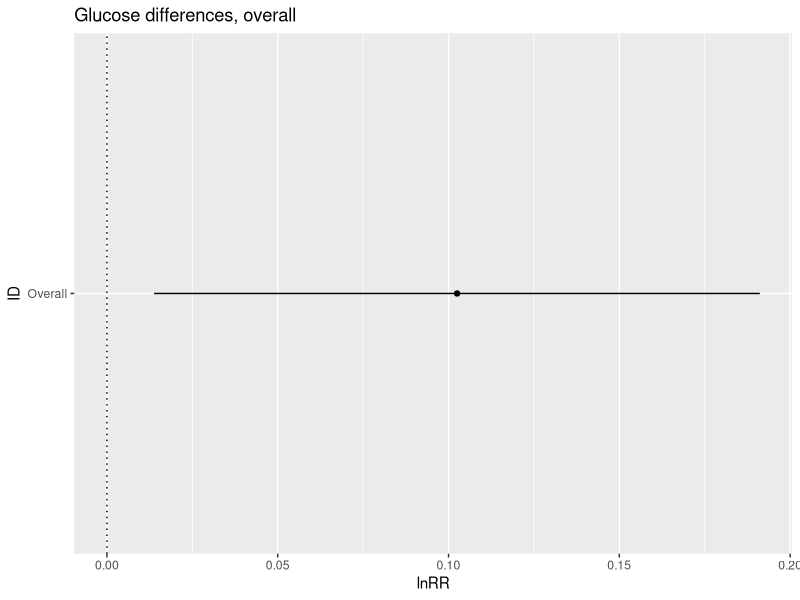
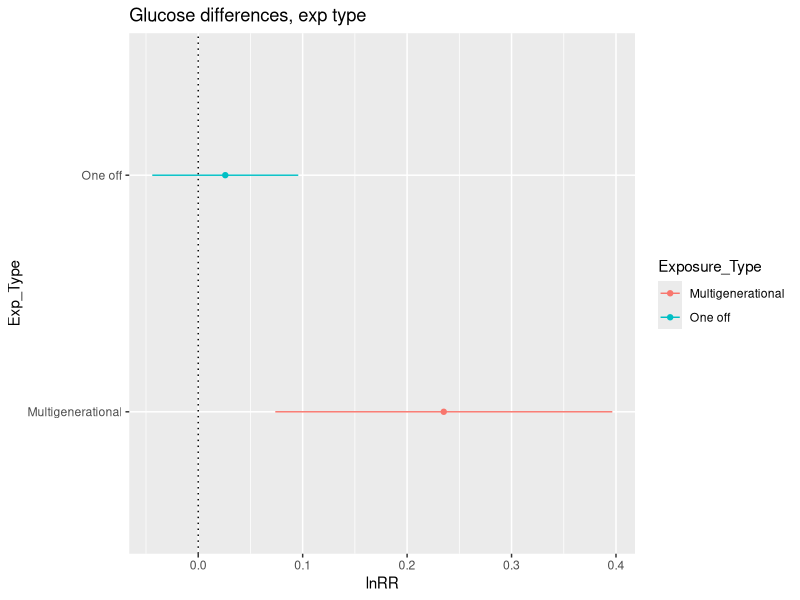
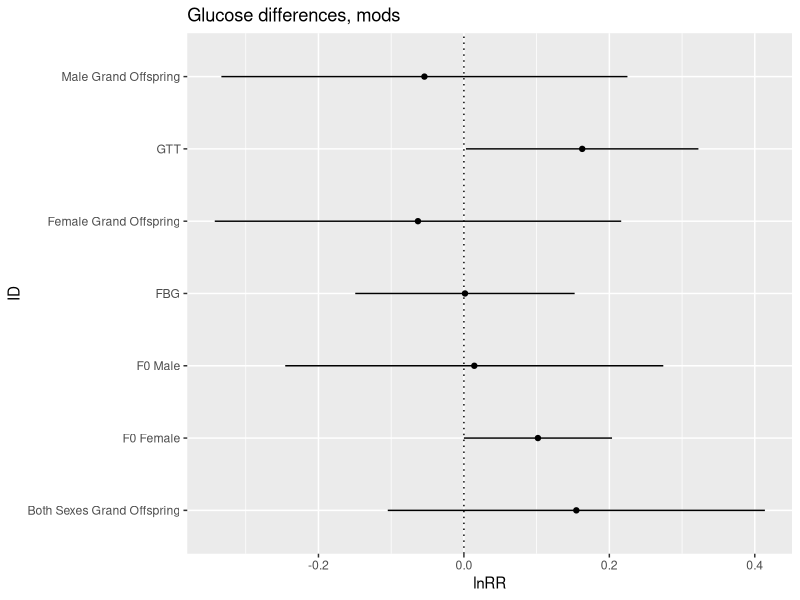
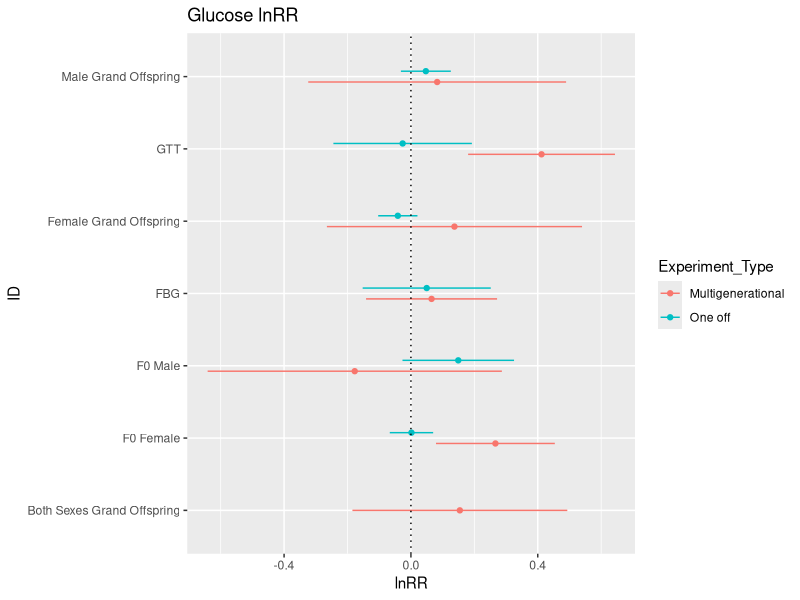
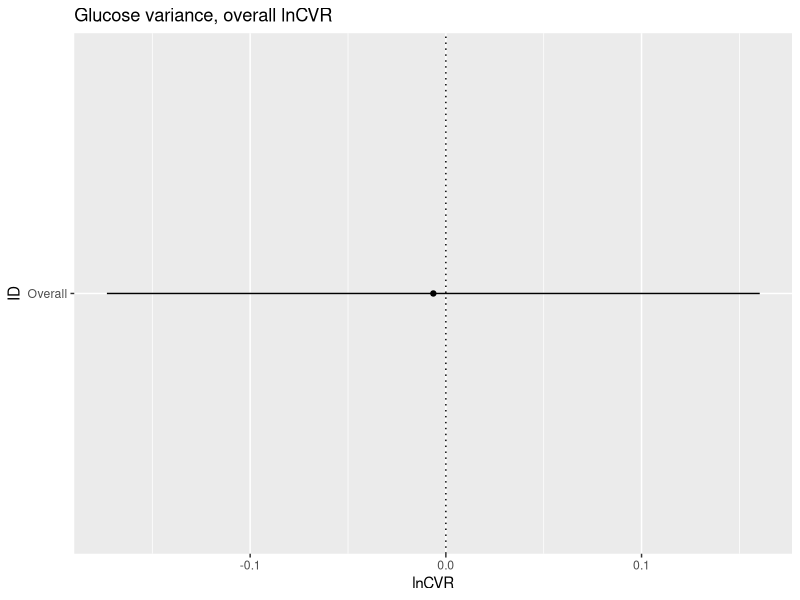
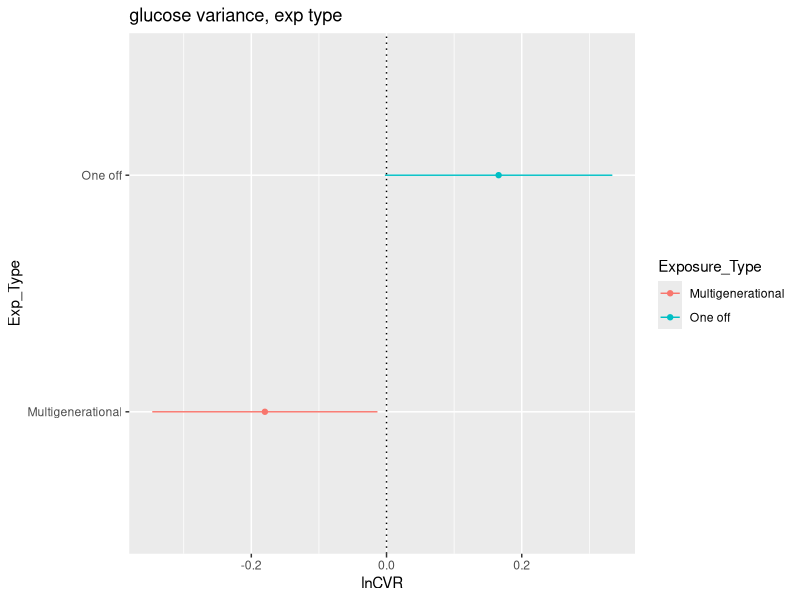
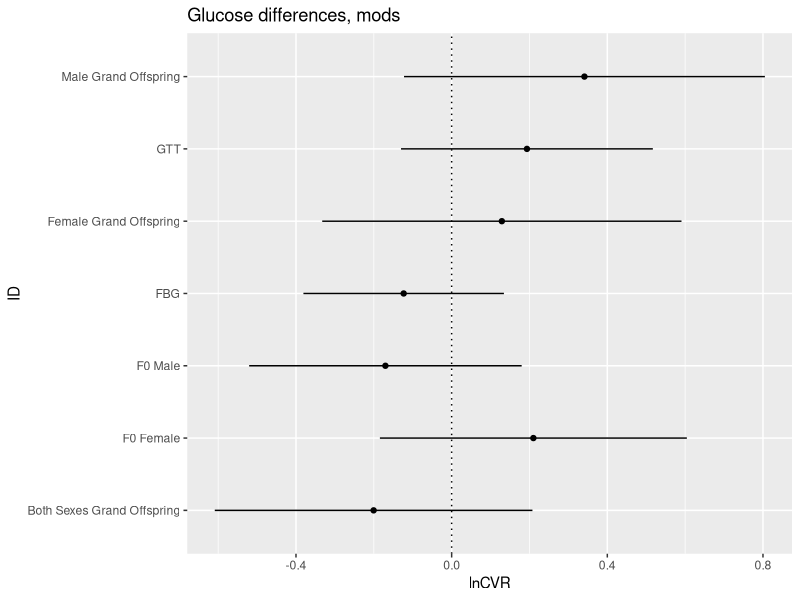
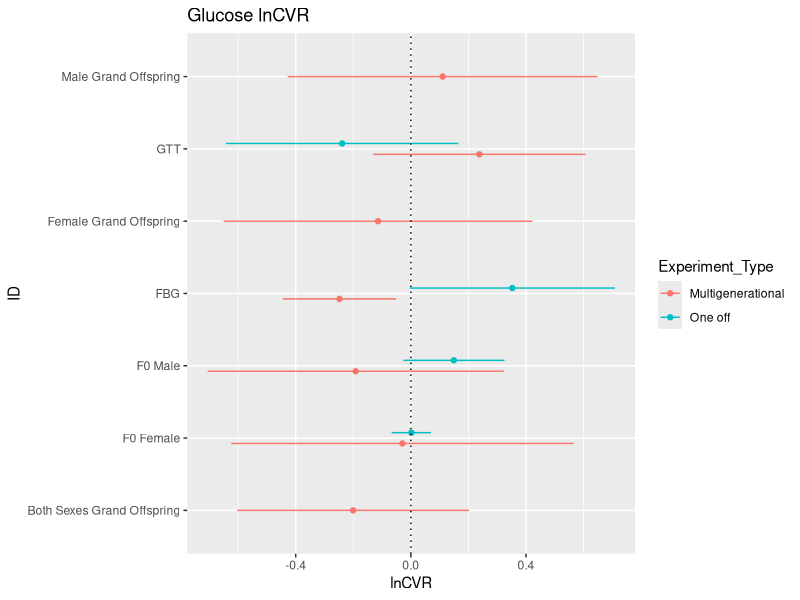

The R source for these figures, in order:
## ---- chunk 1
library(tidyverse)
library(openxlsx)  
library(knitr)
library(metafor)
library(ggplot2)
library(readxl)
## ---- chunk 2
Glucose_lnRR <- read.csv("../data/Glucose_lnRR.csv")

ALL_TRAITS <- read.xlsx("../data/ALL_TRAITS.xlsx") 

 
## ---- chunk 3

#Subetting

Glucose_MG <- subset(Glucose_lnRR, Glucose_lnRR$Exposure_Type == "Multigenerational")

Glucose_OF <- subset(Glucose_lnRR, Glucose_lnRR$Exposure_Type == "One off")
## ---- chunk 4

#Overall analysis, not split

Glucose_overall_lnRR <- rma.mv(yi, vi, random = list(~1|Paper_ID,~1|Cohort_ID), data=Glucose_lnRR, method = 'REML')

summary(Glucose_overall_lnRR)

#Tibble of overall results

Glucose_overall_lnRR <- tibble(
  ID = "Overall", 
  lnRR = 0.1025,
  ci.lb = 0.0138,
  ci.ub = 0.1911
)
## ---- chunk 5

plot_Glucose_overall <- ggplot(Glucose_overall_lnRR, aes(x=ID, y=lnRR)) + 
  geom_errorbar(aes(ymin=ci.lb, ymax=ci.ub), width = 0, position = position_dodge(0.3)) +
  geom_point(aes(x = ID, y = lnRR), position = position_dodge(0.3))+
  geom_hline(yintercept = 0, lty = "dotted") +
  labs(title ="Glucose differences, overall", x = "ID", y = "lnRR") +
  coord_flip()
plot_Glucose_overall
## ---- chunk 6

#MG then OF

Glucose_overall_MG <- rma.mv(yi, vi, random = list(~1|Paper_ID,~1|Cohort_ID), data=Glucose_MG, method = 'REML')

summary(Glucose_overall_MG)

Glucose_overall_OF <- rma.mv(yi, vi, random = list(~1|Paper_ID,~1|Cohort_ID), data=Glucose_OF, method = 'REML')

summary(Glucose_overall_OF)


#Tibble of results

Glucose_Exp_lnRR <- tibble(
  Exposure_Type = c("Multigenerational", "One off"),
  lnRR = c(0.2351, 0.0259),
  ci.lb = c(0.0738, -0.0440),
  ci.ub = c(0.3965, 0.0958)
)

Glucose_Exp_lnRR



#Plotting when split by exp type

plot_glucose_exp_type <- ggplot(Glucose_Exp_lnRR, aes(x=Exposure_Type, y=lnRR, colour = Exposure_Type)) + 
  geom_errorbar(aes(ymin=ci.lb, ymax=ci.ub), width = 0, position = position_dodge(0.3)) +
  geom_point(aes(x = Exposure_Type, y = lnRR), position = position_dodge(0.3))+
  geom_hline(yintercept = 0, lty = "dotted") +
  labs(title ="Glucose differences, exp type", x = "Exp_Type", y = "lnRR") +
  coord_flip()
plot_glucose_exp_type
## ---- chunk 7
#Adding moderators
Glucose_F0 <- rma.mv(yi, vi, mods = ~F0_Parent_Exposed, random = list(~1|Paper_ID,~1|Cohort_ID), data=Glucose_lnRR, method = 'REML')

summary(Glucose_F0)

Glucose_Sex <- rma.mv(yi, vi, mods = ~Sex, random = list(~1|Paper_ID,~1|Cohort_ID), data=Glucose_lnRR, method = 'REML')

summary(Glucose_Sex)

Glucose_Test_Type <- rma.mv(yi, vi, mods = ~Trait_Info, random = list(~1|Paper_ID,~1|Cohort_ID), data=Glucose_lnRR, method = 'REML')

Glucose_Test_Type

#Tibble of results

Glucose_Mods_lnRR <- tibble(
  ID = c("F0 Female", "F0 Male", "Both Sexes Grand Offspring", "Female Grand Offspring", "Male Grand Offspring", "FBG", "GTT"),
  lnRR = c(0.1018,0.0143,0.1546,-0.0632,-0.0543,0.0015,0.1627),
  ci.lb = c(-0.0000,-0.2457,-0.1047,-0.3426,-0.3335,-0.1494,0.0028),
  ci.ub = c(0.2037,0.2742,0.4139,0.2163,0.2249,0.1523,0.3225)
)

plot_glucose_mods <- ggplot(Glucose_Mods_lnRR, aes(x=ID, y=lnRR)) + 
  geom_errorbar(aes(ymin=ci.lb, ymax=ci.ub), width = 0, position = position_dodge(0.3)) +
  geom_point(aes(x = ID, y = lnRR), position = position_dodge(0.3))+
  geom_hline(yintercept = 0, lty = "dotted") +
  labs(title ="Glucose differences, mods", x = "ID", y = "lnRR") +
  coord_flip()
plot_glucose_mods

## ---- chunk 8

#splitting by exposure type

Glucose_MG_F0 <- rma.mv(yi, vi, mods = ~F0_Parent_Exposed, random = list(~1|Paper_ID,~1|Cohort_ID), data=Glucose_MG, method = 'REML')

summary(Glucose_MG_F0)


Glucose_OF_F0 <- rma.mv(yi, vi, mods = ~F0_Parent_Exposed, random = list(~1|Paper_ID,~1|Cohort_ID), data=Glucose_OF, method = 'REML')

summary(Glucose_OF_F0)

Glucose_MG_Sex <- rma.mv(yi, vi, mods = ~Sex, random = list(~1|Paper_ID,~1|Cohort_ID), data=Glucose_MG, method = 'REML')

summary(Glucose_MG_Sex)


Glucose_OF_Sex <- rma.mv(yi, vi, mods = ~Sex, random = list(~1|Paper_ID,~1|Cohort_ID), data=Glucose_OF, method = 'REML')

summary(Glucose_OF_Sex)

Glucose_Test_type_MG <- rma.mv(yi, vi, mods = ~Trait_Info, random = list(~1|Paper_ID,~1|Cohort_ID), data=Glucose_MG, method = 'REML')

Glucose_Test_type_MG

Glucose_Test_type_OF <- rma.mv(yi, vi, mods = ~Trait_Info, random = list(~1|Paper_ID,~1|Cohort_ID), data=Glucose_OF, method = 'REML')

Glucose_Test_type_OF

#Tibble of results

Glucose_Mods_lnRR <- tibble(
  Experiment_Type = c("Multigenerational","Multigenerational", "One off","One off","Multigenerational","Multigenerational","Multigenerational", "One off","One off","Multigenerational","Multigenerational", "One off","One off"),
  ID = c("F0 Female", "F0 Male", "F0 Female", "F0 Male", "Both Sexes Grand Offspring", "Female Grand Offspring", "Male Grand Offspring", "Male Grand Offspring", "Female Grand Offspring", "FBG", "GTT", "FBG", "GTT"), 
  lnRR = c(0.2665,-0.1772,0.0017,0.1493,0.1543,0.1373,0.0828,0.0471,-0.0413,0.0651,0.4119,0.0498,-0.0261),
  ci.lb = c(0.0791,-0.6411,-0.0667,-0.0266,-0.1845,-0.2650,-0.3238,-0.0316,-0.1032,-0.1415,0.1804,-0.1522,-0.2445),
  ci.ub = c(0.4538,0.2868,0.0701,0.3252,0.4932,0.5396,0.4894,0.1258,0.0206,0.2717,0.6435,0.2518,0.1922)
)

Glucose_Mods_lnRR

plot_lnRR_glucose_mods_exp <- ggplot(Glucose_Mods_lnRR, aes(x=ID, y=lnRR, colour=Experiment_Type)) + 
  geom_errorbar(aes(ymin=ci.lb, ymax=ci.ub), width = 0, position = position_dodge(0.3)) +
  geom_point(aes(x = ID, y = lnRR), position = position_dodge(0.3))+
  geom_hline(yintercept = 0, lty = "dotted") +
  labs(title ="Glucose lnRR", x = "ID", y = "lnRR") +
  coord_flip()
 
plot_lnRR_glucose_mods_exp
## ---- chunk 9

Effect_Size_All_Traits_lnCVR <- escalc(measure="CVR", m1i=Mean_Treatment, sd1i=SD_Treatment, n1i=Sample_Size_n_Treatment, m2i=Mean_Control, sd2i=SD_Control, n2i=Sample_Size_n_Control, data=ALL_TRAITS)

#Converting into factors

Effect_Size_All_Traits_lnCVR$Trait <- factor(Effect_Size_All_Traits_lnCVR$Trait)
Effect_Size_All_Traits_lnCVR$Exposure_Type <- factor(Effect_Size_All_Traits_lnCVR$Exposure_Type)
Effect_Size_All_Traits_lnCVR$Sex <- factor(Effect_Size_All_Traits_lnCVR$Sex)
Effect_Size_All_Traits_lnCVR$Generation <- factor(Effect_Size_All_Traits_lnCVR$Generation)
Effect_Size_All_Traits_lnCVR$Cohort_ID <- factor(Effect_Size_All_Traits_lnCVR$Cohort_ID)
Effect_Size_All_Traits_lnCVR$Paper_ID <- factor(Effect_Size_All_Traits_lnCVR$Paper_ID)
Effect_Size_All_Traits_lnCVR$Rodent_type <- factor(Effect_Size_All_Traits_lnCVR$Rodent_type)
Effect_Size_All_Traits_lnCVR$F2_Diet_at_measurement <- factor(Effect_Size_All_Traits_lnCVR$F2_Diet_at_measurement)
Effect_Size_All_Traits_lnCVR$Strain <- factor(Effect_Size_All_Traits_lnCVR$Strain)
Effect_Size_All_Traits_lnCVR$F0_Parent_Exposed <- factor(Effect_Size_All_Traits_lnCVR$F0_Parent_Exposed)

#Subset Glucose Data
Glucose_lnCVR <- subset(Effect_Size_All_Traits_lnCVR, Effect_Size_All_Traits_lnCVR$Trait == "Glucose")



#Errors with spaces and converting back to factor
Glucose_lnCVR$Sex <- gsub("Both ", "Both", Glucose_lnCVR$Sex) 
Glucose_lnCVR$Sex <- as.factor(Glucose_lnCVR$Sex)



#Subetting into MG and OF



Glucose_lnCVR_MG <- subset(Glucose_lnCVR, Glucose_lnCVR$Exposure_Type == "Multigenerational")

Glucose_lnCVR_OF <- subset(Glucose_lnCVR, Glucose_lnCVR$Exposure_Type == "One off")

## ---- chunk 10
#ALL OF and MG

Glucose_lnCVR_0mods <- rma.mv(yi, vi, random = list(~1|Paper_ID,~1|Cohort_ID), data=Glucose_lnCVR, method = 'REML')

summary(Glucose_lnCVR_0mods)

#Tibble of overall results

Glucose_overall_lnCVR <- tibble(
  ID = "Overall", 
  lnCVR = -0.0064,
  ci.lb = -0.1732,
  ci.ub = 0.1604
)

plot_glucose_overall_lnCVR <- ggplot(Glucose_overall_lnCVR, aes(x=ID, y=lnCVR)) + 
  geom_errorbar(aes(ymin=ci.lb, ymax=ci.ub), width = 0, position = position_dodge(0.3)) +
  geom_point(aes(x = ID, y = lnCVR), position = position_dodge(0.3))+
  geom_hline(yintercept = 0, lty = "dotted") +
  labs(title ="Glucose variance, overall lnCVR", x = "ID", y = "lnCVR") +
  coord_flip()
plot_glucose_overall_lnCVR

## ---- chunk 11

# Modelling all traits with no mods MG (lnCVR)
Glucose_lnCVR_0mods_MG <- rma.mv(yi, vi, random = list(~1|Paper_ID,~1|Cohort_ID), data=Glucose_lnCVR_MG, method = 'REML')


summary(Glucose_lnCVR_0mods_MG)

# Modelling all traits with no mods OF (lnCVR)
Glucose_lnCVR_0mods_OF <- rma.mv(yi, vi, random = list(~1|Paper_ID,~1|Cohort_ID), data=Glucose_lnCVR_OF, method = 'REML')

summary(Glucose_lnCVR_0mods_OF)

#Tibble of results

Glucose_Exp_lnCVR <- tibble(
  Exposure_Type = c("Multigenerational", "One off"),
  lnCVR = c(-0.1799,0.1658 ),
  ci.lb = c(-0.3465,-0.0024 ),
  ci.ub = c(-0.0134,0.3340 )
)

Glucose_Exp_lnCVR



#Plotting when split by exp type

plot_glucose_exp_type_lnCVR <- ggplot(Glucose_Exp_lnCVR, aes(x=Exposure_Type, y=lnCVR, colour = Exposure_Type)) + 
  geom_errorbar(aes(ymin=ci.lb, ymax=ci.ub), width = 0, position = position_dodge(0.3)) +
  geom_point(aes(x = Exposure_Type, y = lnCVR), position = position_dodge(0.3))+
  geom_hline(yintercept = 0, lty = "dotted") +
  labs(title ="glucose variance, exp type", x = "Exp_Type", y = "lnCVR") +
  coord_flip()
plot_glucose_exp_type_lnCVR


## ---- chunk 12
#Adding moderators
Glucose_F0_lnCVR <- rma.mv(yi, vi, mods = ~F0_Parent_Exposed, random = list(~1|Paper_ID,~1|Cohort_ID), data=Glucose_lnCVR, method = 'REML')

summary(Glucose_F0_lnCVR)

Glucose_Sex_lnCVR <- rma.mv(yi, vi, mods = ~Sex, random = list(~1|Paper_ID,~1|Cohort_ID), data=Glucose_lnCVR, method = 'REML')

summary(Glucose_Sex_lnCVR)

Glucose_Test_Type_lnCVR <- rma.mv(yi, vi, mods = ~Trait_Info, random = list(~1|Paper_ID,~1|Cohort_ID), data=Glucose_lnCVR, method = 'REML')

Glucose_Test_Type_lnCVR

#Tibble of results

Glucose_Mods_lnCVR <- tibble(
  ID = c("F0 Male", "F0 Female", "Both Sexes Grand Offspring", "Female Grand Offspring", "Male Grand Offspring", "FBG", "GTT"),
  lnCVR = c(-0.1702,0.2100,-0.2005,0.1290,0.3412,-0.1233,0.1935),
  ci.lb = c(-0.5203,-0.1844,-0.6087,-0.3326,-0.1224,-0.3809,-0.1301),
  ci.ub = c(0.1799,0.6044,0.2076,0.5906,0.8049,0.1343,0.5170)
)

plot_glucose_mods_lnCVR <- ggplot(Glucose_Mods_lnCVR, aes(x=ID, y=lnCVR)) + 
  geom_errorbar(aes(ymin=ci.lb, ymax=ci.ub), width = 0, position = position_dodge(0.3)) +
  geom_point(aes(x = ID, y = lnCVR), position = position_dodge(0.3))+
  geom_hline(yintercept = 0, lty = "dotted") +
  labs(title ="Glucose differences, mods", x = "ID", y = "lnCVR") +
  coord_flip()
plot_glucose_mods_lnCVR

## ---- chunk 13

#splitting by exposure type

Glucose_MG_F0_lnCVR <- rma.mv(yi, vi, mods = ~F0_Parent_Exposed, random = list(~1|Paper_ID,~1|Cohort_ID), data=Glucose_lnCVR_MG, method = 'REML')

summary(Glucose_MG_F0_lnCVR)


Glucose_OF_F0_lnCVR <- rma.mv(yi, vi, mods = ~F0_Parent_Exposed, random = list(~1|Paper_ID,~1|Cohort_ID), data=Glucose_lnCVR_OF, method = 'REML')

summary(Glucose_OF_F0)



Glucose_MG_Sex_lnCVR <- rma.mv(yi, vi, mods = ~Sex, random = list(~1|Paper_ID,~1|Cohort_ID), data=Glucose_lnCVR_MG, method = 'REML')

summary(Glucose_MG_Sex_lnCVR)

Glucose_lnCVR_OF$Sex <- as.factor(Glucose_lnCVR_OF$Sex)

#One-off analysis for lncvr glucose sex not working ???

Glucose_Test_type_MG_lnCVR <- rma.mv(yi, vi, mods = ~Trait_Info, random = list(~1|Paper_ID,~1|Cohort_ID), data=Glucose_lnCVR_MG, method = 'REML')

Glucose_Test_type_MG_lnCVR

Glucose_Test_type_OF <- rma.mv(yi, vi, mods = ~Trait_Info, random = list(~1|Paper_ID,~1|Cohort_ID), data=Glucose_lnCVR_OF, method = 'REML')

Glucose_Test_type_OF

#Tibble of results

Glucose_Mods_lnCVR <- tibble(
  Experiment_Type = c("Multigenerational","Multigenerational", "One off","One off","Multigenerational","Multigenerational","Multigenerational","Multigenerational","Multigenerational", "One off","One off"),
  ID = c("F0 Male", "F0 Female", "F0 Female", "F0 Male", "Both Sexes Grand Offspring", "Female Grand Offspring", "Male Grand Offspring", "FBG", "GTT", "FBG", "GTT"), 
  lnCVR = c(-0.1917,-0.0294,0.0017,0.1493,-0.2005,-0.1140,0.1106,-0.2477,0.2379,0.3524,-0.2389),
  ci.lb = c(-0.7059,-0.6245,-0.0667,-0.0266,-0.6032,-0.6506,-0.4278,-0.4446,-0.1311,-0.0042,-0.6427),
  ci.ub = c(0.3225,0.5657,0.0701,0.3252,0.2022,0.4225,0.6490,-0.0508,0.6069,0.7090,0.1650)
)

Glucose_Mods_lnCVR

plot_lnCVR_glucose_mods_exp <- ggplot(Glucose_Mods_lnCVR, aes(x=ID, y=lnCVR, colour=Experiment_Type)) + 
  geom_errorbar(aes(ymin=ci.lb, ymax=ci.ub), width = 0, position = position_dodge(0.3)) +
  geom_point(aes(x = ID, y = lnCVR), position = position_dodge(0.3))+
  geom_hline(yintercept = 0, lty = "dotted") +
  labs(title ="Glucose lnCVR", x = "ID", y = "lnCVR") +
  coord_flip()
 
plot_lnCVR_glucose_mods_exp
